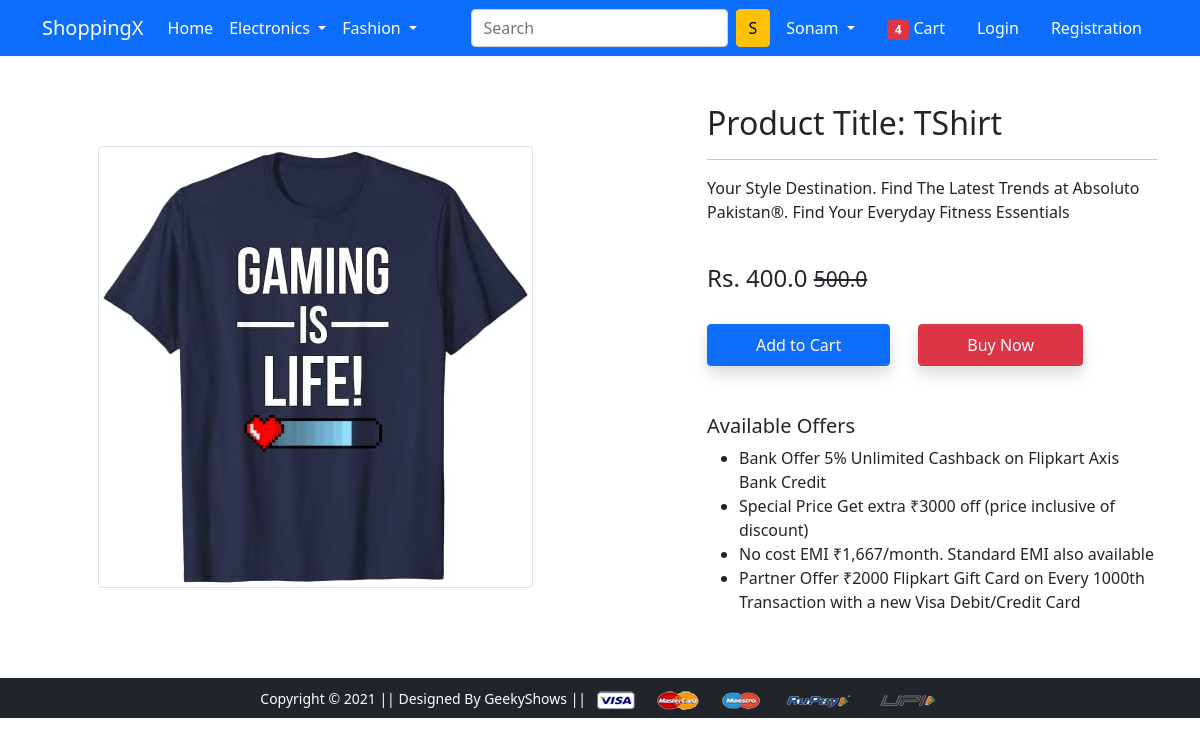
The page /productdetail/1 on the database as committed earlier.
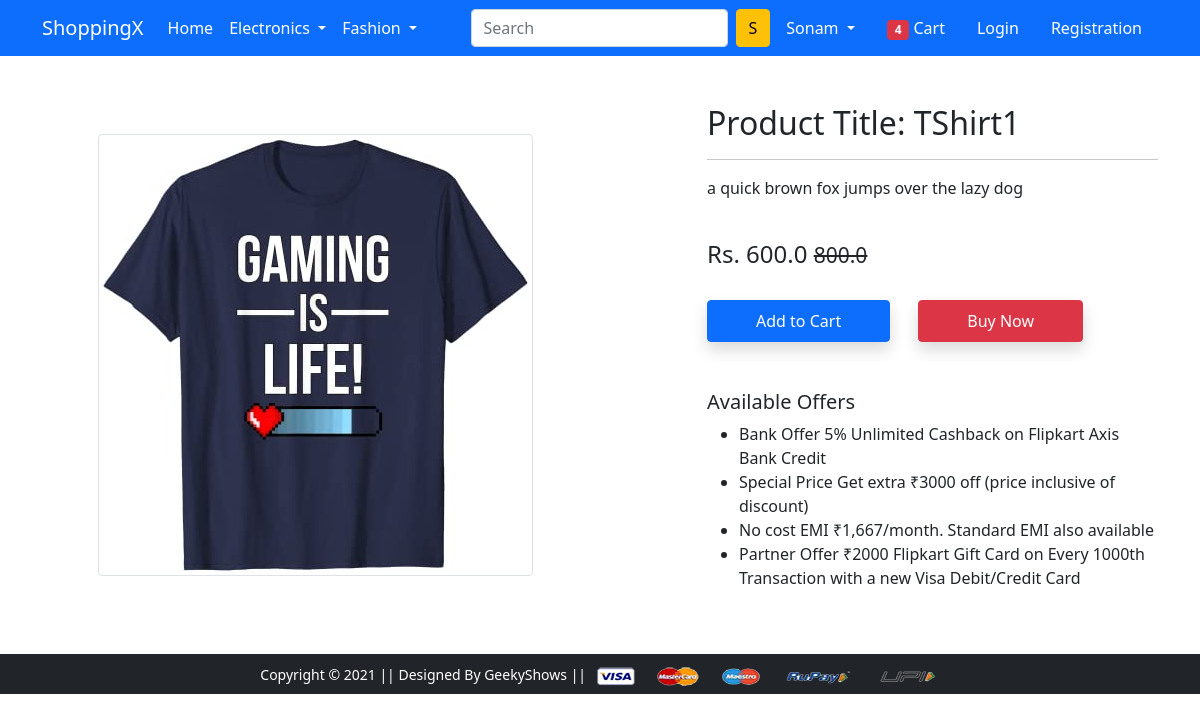
The same page on the database as committed later.
### app/models.py (models this page shows, shortened)
class Product(models.Model):
    title = models.CharField(max_length=80)
    selling_price = models.FloatField()
    discounted_price = models.FloatField()
    description = models.TextField()
    brand = models.CharField(max_length=50)
    category = models.CharField(choices=CATEGORY_CHOICES, max_length=2)
    product_image = models.ImageField(upload_to='productimg')

### app/views.py (the view)
# urls.py: path('productdetail/<int:pk>', views.ProductDetailView.as_view(), name='product-detail'),
class ProductDetailView(View):
    def get(self, request, pk):
        product = Product.objects.get(pk=pk)
        return render(request, 'app/productdetail.html', {'product':product})

### app/templates/app/productdetail.html (shortened to what this page needs)
{% extends 'app/base.html' %}
{% load static %}
{% block main-content %}
<div class="container my-5">
 <div class="row">
  <div class="col-sm-6 text-center align-self-center">
   <img src="{{product.product_image.url}}" alt="" class="img-fluid img-thumbnail">
  </div>
  <div class="col-sm-5 offset-sm-1">
   <h2>Product Title: {{product.title}}</h2>
   <hr>
   <p>{{product.description}}</p> <br>
   <h4>Rs. {{product.discounted_price}} <small class="fw-light text-decoration-line-through">{{product.selling_price}}</small></h4> <br>
   <a href="{% url 'add-to-cart' %}" class="btn btn-primary shadow px-5 py-2">Add to Cart</a>
   <a href="{% url 'buy-now' %}" class="btn btn-danger shadow px-5 py-2 ms-4">Buy Now</a>
   <h5 class="mt-5">Available Offers</h5>
   <ul>
    <li>Bank Offer 5% Unlimited Cashback on Flipkart Axis Bank Credit</li>
    <li>Special Price Get extra ₹3000 off (price inclusive of discount)</li>
    <li>No cost EMI ₹1,667/month. Standard EMI also available</li>
    <li>Partner Offer ₹2000 Flipkart Gift Card on Every 1000th Transaction with a new Visa Debit/Credit Card</li>
   </ul>
  </div>
 </div>
</div>
{% endblock main-content %}

Rows that differ between the two databases and show on the page:
changed Product: title "TShirt" → "TShirt1"; description "Your Style Destination. Find The Latest Trends at Absoluto Pakistan®. Find Your Everyday Fitness Essentials" → "a quick brown fox jumps over the lazy dog"; discounted_price "400.0" → "600.0"; selling_price "500.0" → "800.0"
